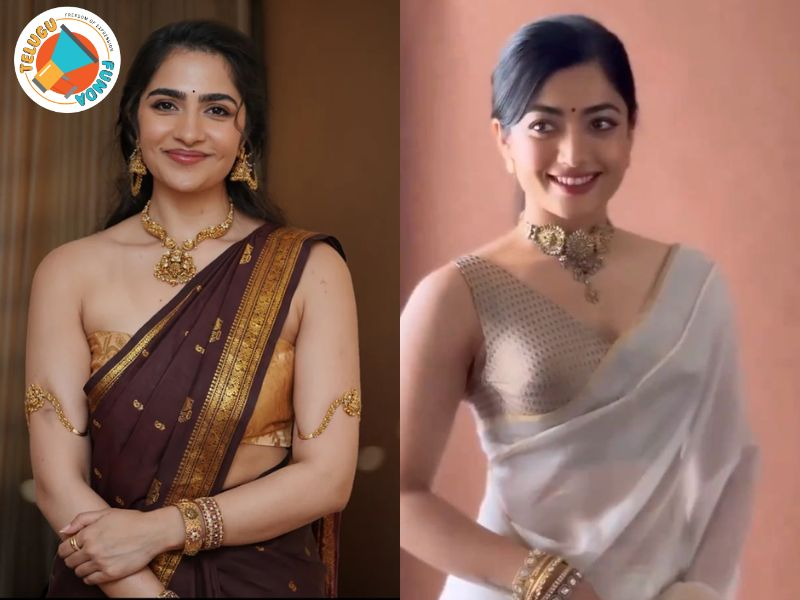
#> input picture FaceRecognition/sample/img2.jpg, 800 x 600 px, found by its file name
$ jupyter execute DataLoading_and_Cleaning_Copy.ipynb   (shell and % lines are left out)
#> lines starting #> are read from the running program, lines starting #| are printed output that depends on the picture
[cell 1]
import pandas as pd
import numpy as np
import cv2
import matplotlib.pyplot as plt

[cell 2]
image = cv2.imread('./sample/img2.jpg')
#> image is the input picture: shape (600, 800, 3); mean B, G, R 89.3, 102.6, 138.7
image.shape
#> Out = (600, 800, 3)

[cell 3]
plt.imshow(image, cmap='gray')

[cell 4]
#Converting the color to drop off the BRG and to make the image with only gray tone
gray = cv2.cvtColor(image, cv2.COLOR_BGR2GRAY)
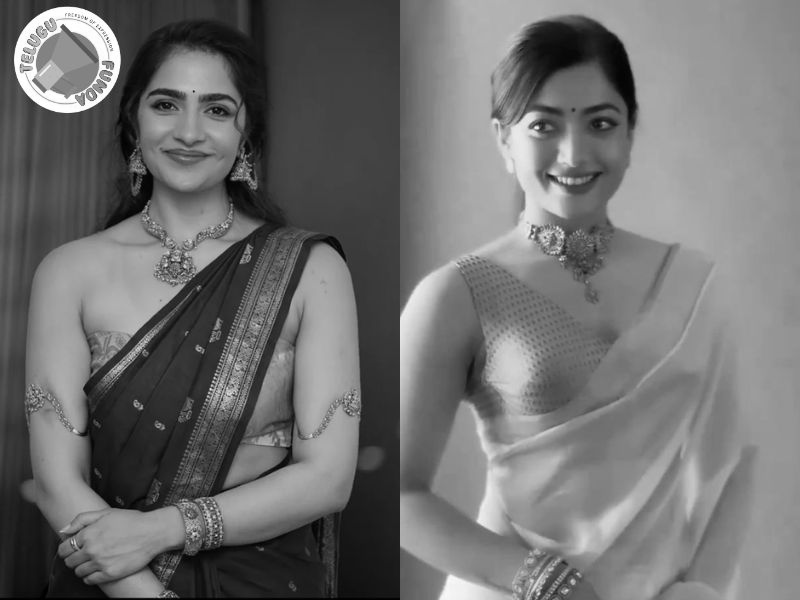
#> gray: shape (600, 800); min 0, max 255, mean 111.9
gray.shape
#> Out = (600, 800)

[cell 5]
plt.imshow(gray, cmap='gray')

[cell 6]
face_cascade = cv2.CascadeClassifier('./haarcascades/haarcascade_frontalface_default.xml')
eye_cascade = cv2.CascadeClassifier('./haarcascades/haarcascade_eye.xml')

[cell 7]
face = face_cascade.detectMultiScale(gray)
#> face = [[285, 415, 52, 52], [148, 163, 84, 84], [123, 54, 135, 135], [508, 71, 144, 144]]
face
#> Out has the same summary as face

[cell 8]
(x, y, w, h) = face[0]
#> x = 285; y = 415; w = 52; h = 52
x, y, w, h
#> Out = (285, 415, 52, 52)

[cell 9]
crop = cv2.rectangle(gray, (x, y),(x+w, y+h),(255,0,0),2)
plt.imshow(crop, cmap='gray')

[cell 10]
eyes = eye_cascade.detectMultiScale(gray, 1.3, 5)
#> eyes = [[145, 86, 38, 38], [202, 98, 27, 27], [580, 104, 39, 39], [520, 103, 45, 45], [480, 440, 42, 42]]
eyes
#> Out has the same summary as eyes

[cell 11]
for (ex, ey, ew, eh) in eyes:
    cv2.rectangle(crop, (ex, ey),(ex+ew, ey+eh),(0,255,0),5)
#> this loop made 5 passes
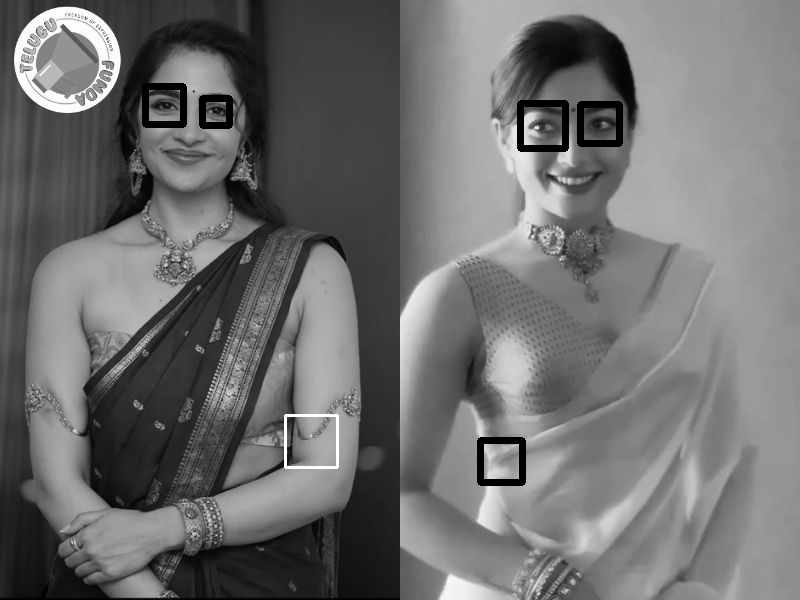
#> crop: shape (600, 800); min 0, max 255, mean 110.7

[cell 12]
plt.imshow(crop, cmap='gray')

[cell 13]
crop_img = gray[y:y+h, x:x+w]
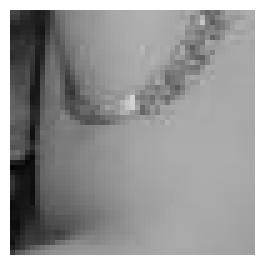
#> crop_img: shape (52, 52) (shown 5 times larger); min 5, max 255, mean 148.2
plt.imshow(crop_img, cmap='gray')

$ run again, with FaceRecognition/sample/img1.jpg copied over FaceRecognition/sample/img2.jpg
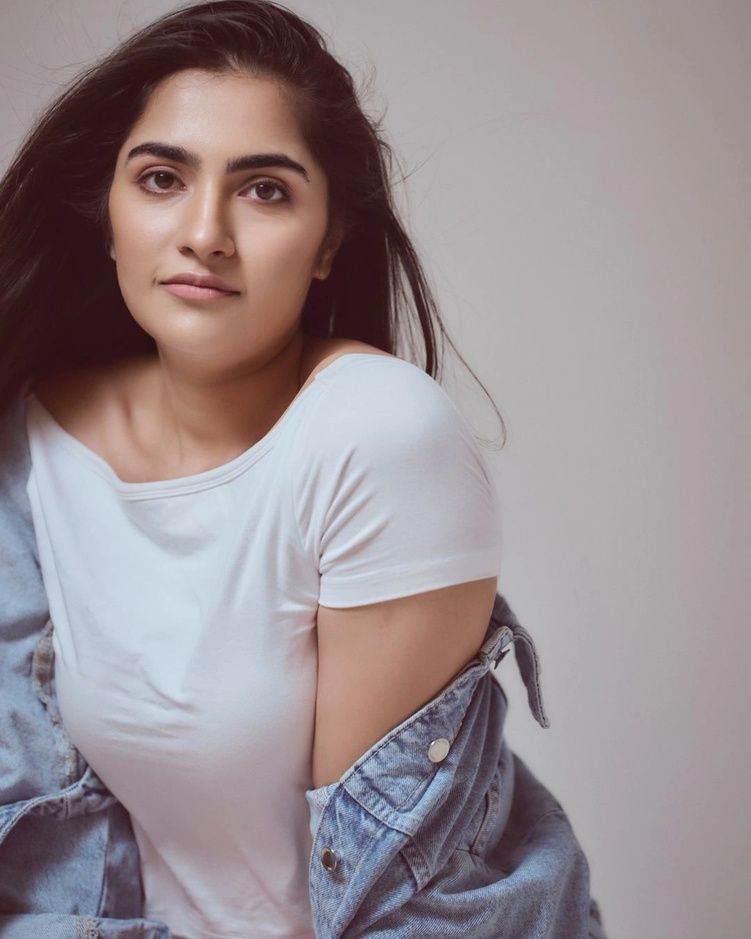
#> input picture FaceRecognition/sample/img1.jpg, 751 x 939 px, shrunk from 1080 x 1350 before the run, found by its file name
#> image is the input picture: shape (939, 751, 3); mean B, G, R 143.7, 140.3, 151.3
#> face = [[72, 75, 276, 276]]
#> x = 72; y = 75; w = 276
#> `x, y, w, h`: Out = (72, 75, 276, 276)
#> eyes = [[235, 163, 57, 57], [127, 150, 60, 60]]
#> the loop `for (ex, ey, ew, eh) in eyes:` made 2 passes
#> after the loop `for (ex, ey, ew, eh) in eyes:`:
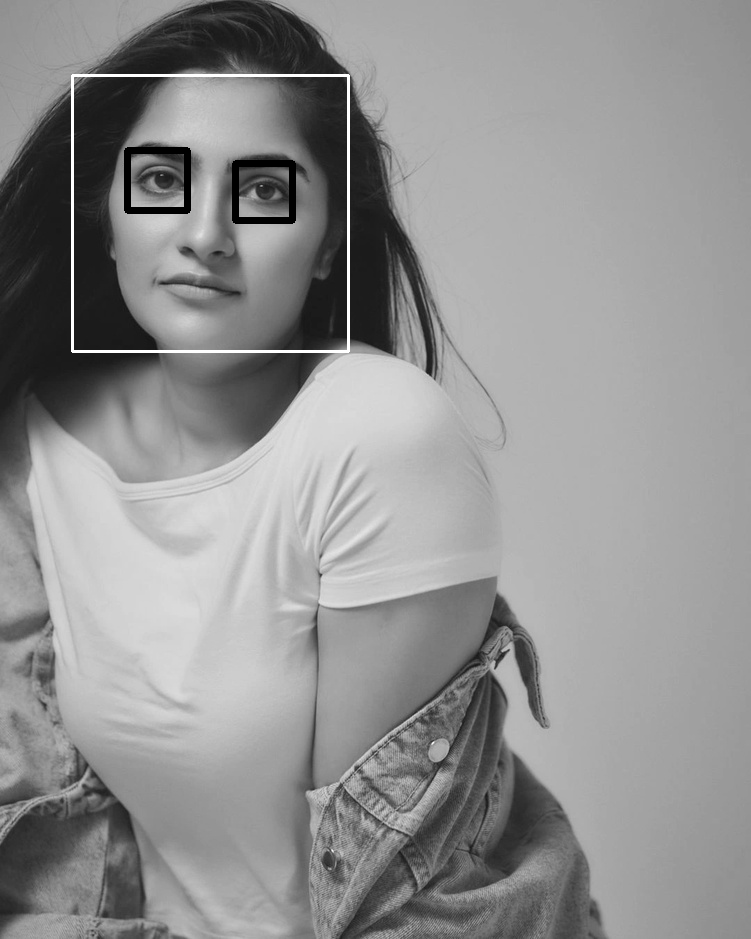
#> crop: shape (939, 751); min 0, max 255, mean 144.3
#> `crop_img = gray[y:y+h, x:x+w]`:
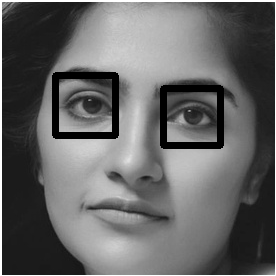
#> crop_img: shape (276, 276); min 0, max 255, mean 101.3

$ run again, with FaceRecognition/sample/img3.jpg copied over FaceRecognition/sample/img2.jpg
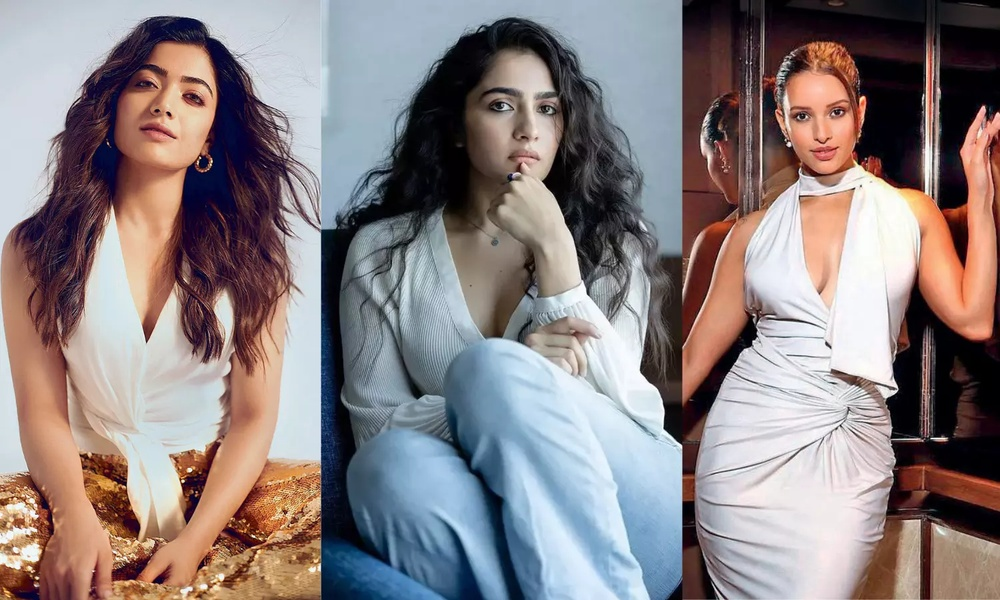
#> input picture FaceRecognition/sample/img3.jpg, 1000 x 600 px, shrunk from 1500 x 900 before the run, found by its file name
#> image is the input picture: shape (600, 1000, 3); mean B, G, R 129, 128, 138.5
#> face = [[466, 61, 117, 117], [771, 75, 99, 99], [736, 78, 96, 96], [106, 39, 126, 126]]
#> `face`: Out has the same summary as face
#> x = 466; y = 61; w = 117
#> `x, y, w, h`: Out = (466, 61, 117, 117)
#> eyes = [[482, 89, 34, 34], [534, 97, 25, 25], [825, 101, 25, 25], [788, 104, 24, 24]]
#> `eyes`: Out has the same summary as eyes
#> the loop `for (ex, ey, ew, eh) in eyes:` made 4 passes
#> after the loop `for (ex, ey, ew, eh) in eyes:`:
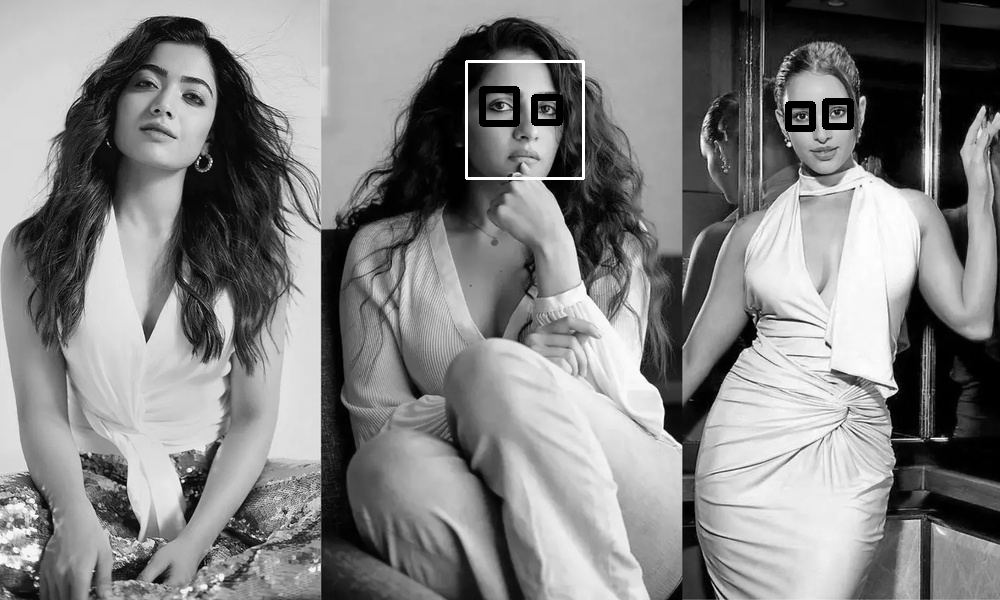
#> crop: shape (600, 1000); min 0, max 255, mean 131
#> `crop_img = gray[y:y+h, x:x+w]`:
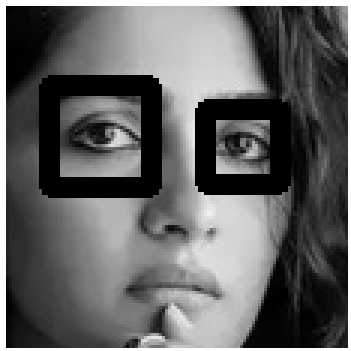
#> crop_img: shape (117, 117) (shown 3 times larger); min 0, max 255, mean 98.3

$ run again, with FaceRecognition/sample/img5.jpg copied over FaceRecognition/sample/img2.jpg
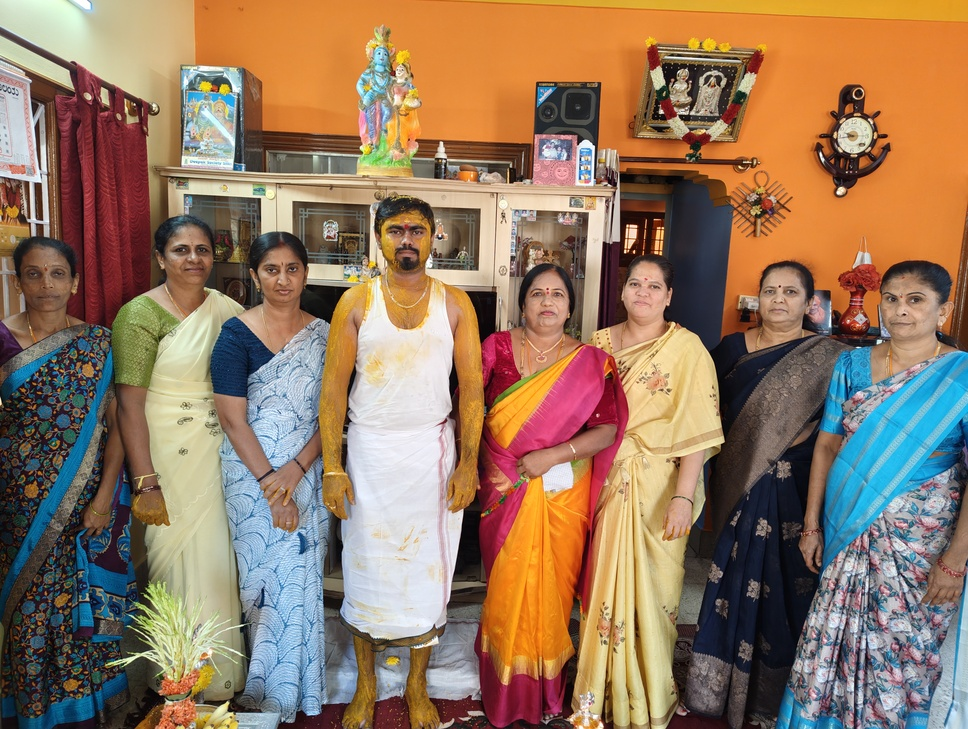
#> input picture FaceRecognition/sample/img5.jpg, 968 x 729 px, shrunk from 4080 x 3072 before the run, found by its file name
#> image is the input picture: shape (729, 968, 3); mean B, G, R 96.3, 120.2, 147.6
#> `gray = cv2.cvtColor(image, cv2.COLOR_BGR2GRAY)`:
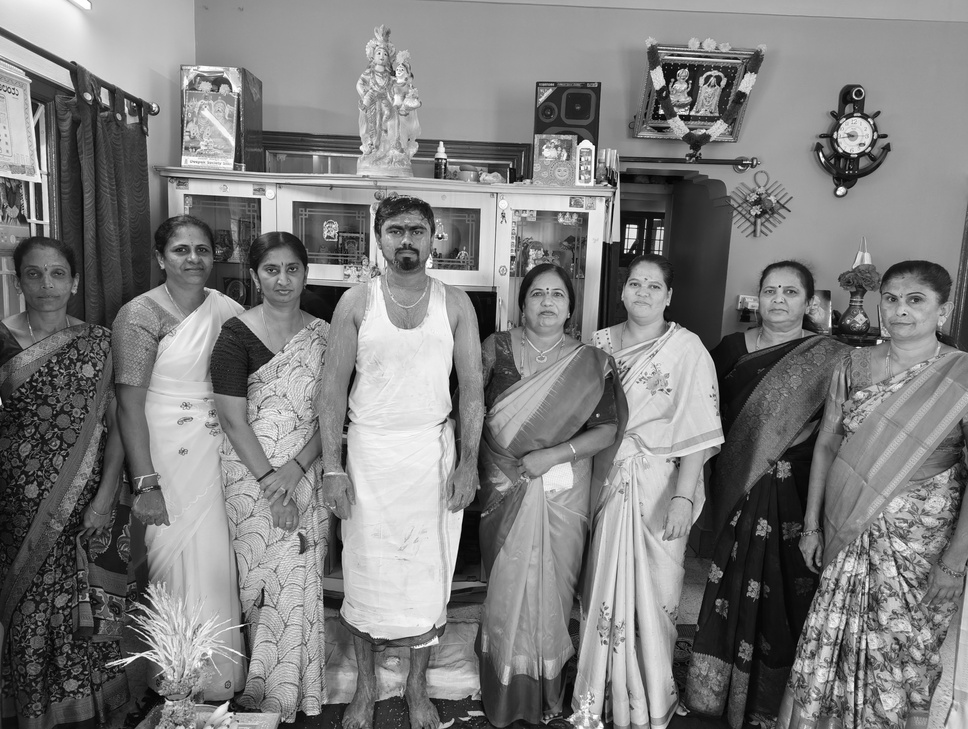
#> gray: shape (729, 968); min 0, max 255, mean 125.6
#> face = [[617, 264, 57, 57], [753, 269, 57, 57], [520, 274, 56, 56], [114, 311, 45, 45], [79, 518, 40, 40], [163, 227, 59, 59], [251, 248, 58, 58], [15, 250, 64, 64], [374, 207, 64, 64], [869, 274, 68, 68], [612, 332, 116, 116], [827, 431, 140, 140]]
#> `face`: Out has the same summary as face
#> x = 617; y = 264; w = 57
#> `x, y, w, h`: Out = (617, 264, 57, 57)
#> eyes = ()
#> `crop_img = gray[y:y+h, x:x+w]`:
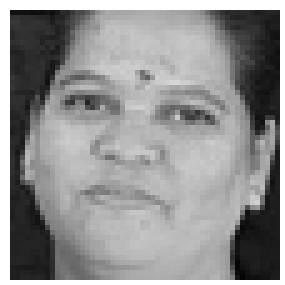
#> crop_img: shape (57, 57) (shown 5 times larger); min 5, max 255, mean 145.2
